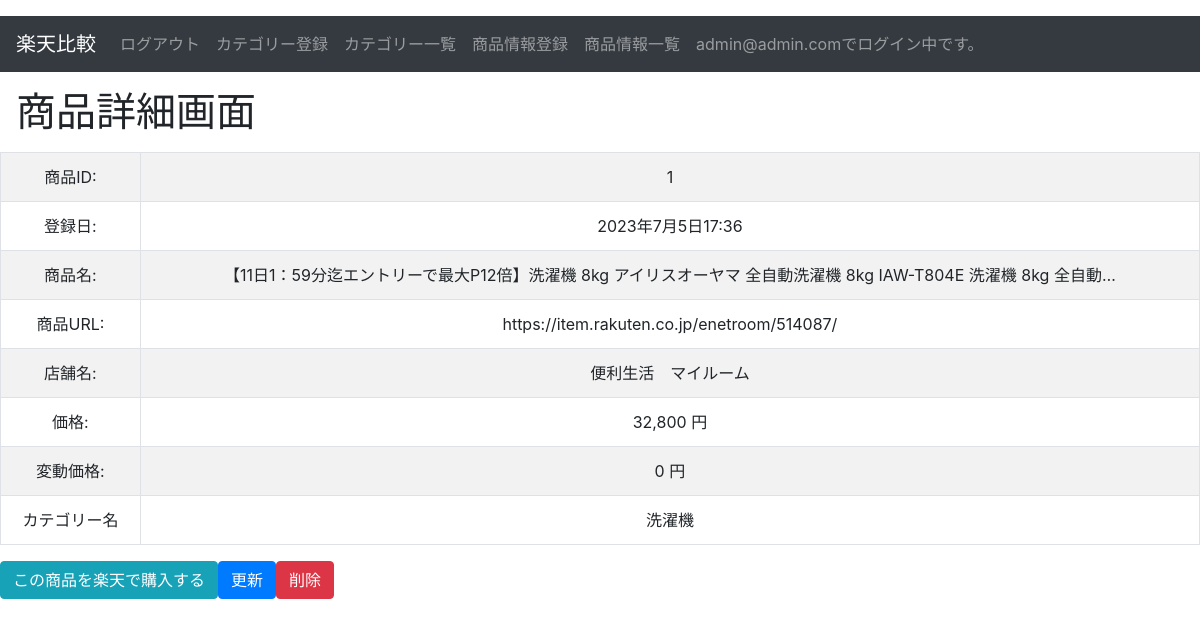
/rakuten/detail_product/1 (signed in), run on the app's committed database.
### rakuten/models.py (models this page shows, shortened)
class Users(AbstractBaseUser, PermissionsMixin):
    cretate_at = models.DateTimeField('登録日', auto_now_add=True)
    update_at = models.DateTimeField('更新日', auto_now=True)
    username = models.CharField(max_length=150)
    email = models.EmailField(max_length=255, unique=True)
    is_active = models.BooleanField(default=True)
    is_staff = models.BooleanField(default=True)
    USERNAME_FIELD = 'email'
    REQUIRED_FIELDS = ['username']
    objects = UserManager()

class Products(models.Model):
    cretate_at = models.DateTimeField('登録日', auto_now_add=True)
    update_at = models.DateTimeField('更新日', auto_now=True)
    name = models.CharField('商品名', max_length=100)
    url = models.URLField('商品URL')
    store = models.CharField('店舗名', max_length=100)
    price = models.IntegerField('価格')
    price_fluctuation = models.IntegerField('変動価格', blank=True)
    category = models.ForeignKey(
        Categories, on_delete=models.CASCADE,
    )
    user = models.ForeignKey(
        Users, on_delete=models.CASCADE,
    )
    class Meta:
        db_table = 'products'

class Categories(models.Model):
    cretate_at = models.DateTimeField('登録日', auto_now_add=True)
    update_at = models.DateTimeField('更新日', auto_now=True)
    name = models.CharField('カテゴリー', max_length=20)
    url = models.URLField('URL')
    user = models.ForeignKey(
        Users, on_delete=models.CASCADE,
    )
    class Meta:
        db_table = 'categories'
    def __str__(self):
        return self.name

### rakuten/views.py (the view)
# urls.py: path('detail_product/<int:pk>', ProductDetailView.as_view(), name='detail_product'),
class ProductDetailView(LoginRequiredMixin, DetailView):
    model = Products
    template_name = 'detail_product.html'

### rakuten/templates/detail_product.html (shortened to what this page needs)
<!doctype html>
{% extends "base.html" %}
{% load humanize %}
{% load static %}
{% block content %}
<body>
<div>
    <h1 class="my-3 ml-3">商品詳細画面</h1>
    <table class="table table-striped table table-bordered">
        <tbody align="center">
            <tr>
                <td>商品ID:</td>
                <td>{{ object.id }}</td>
            </tr>
            <tr>
                <td>登録日:</td>
                <td>{{ object.cretate_at }}</td>
            </tr>
            <tr>
                <td>商品名:</td>
                <td>{{ object.name }}</td>
            </tr>
            <tr>
                <td>商品URL:</td>
                <td>{{ object.url }}</td>
            </tr>
            <tr>
                <td>店舗名:</td>
                <td>{{ object.store }}</td>
            </tr>
            <tr>
                <td>価格:</td>
                <td>{{ object.price | intcomma }} 円</td>
            </tr>
            <tr>
                <td>変動価格:</td>
                <td>{{ object.price_fluctuation | intcomma }} 円</td>
            </tr>
            <tr>
                <td>カテゴリー名</td>
                <td>{{ object.category }}</td>
            </tr>
        </tbody>
    </table>
    <div class='btn-toolbar' role="toolbar">
        <p><a class="btn btn-info" href="{{object.url }}">この商品を楽天で購入する</a></p>
        <p><a class="btn btn-primary" href="{% url 'rakuten:update_product' object.id %}">更新</a></p>
        <p><a class="btn btn-danger" href="{% url 'rakuten:delete_product' object.id %}">削除</a></p>
    </div>
</div>
</body>
{% endblock %}

### rakuten/templates/base.html (shortened to what this page needs)
<!doctype html>
<html lang="ja">
<head>
    <link rel="stylesheet" href="https://stackpath.bootstrapcdn.com/bootstrap/4.1.3/css/bootstrap.min.css">
</head>
<body>
    <nav class="navbar navbar-expand-sm navbar-dark bg-dark mt-3 mb-3">
        <a class="navbar-brand" href="{% url 'rakuten:home' %}">楽天比較</a>
        <div class="collapse navbar-collapse">
            <ul class="navbar-nav">
                {% if user.is_authenticated %}
                    <li class="nav-item">
                        <a class="nav-link" href="{% url 'rakuten:user_logout' %}">ログアウト</a>
                    </li>
                    <li class="nav-item">
                        <a class="nav-link" href="{% url 'rakuten:category_form' %}">カテゴリー登録</a>
                    </li>
                    <li class="nav-item">
                        <a class="nav-link" href="{% url 'rakuten:category_list' %}">カテゴリー一覧</a>
                    </li>
                    <li class="nav-item">
                        <a class="nav-link" href="{% url 'rakuten:product_form' %}">商品情報登録</a>
                    </li>
                    <li class="nav-item">
                        <a class="nav-link" href="{% url 'rakuten:product_list' %}">商品情報一覧</a>
                    </li>
                    <li class="nav-item">
                        <a class="nav-link" href="{% url 'rakuten:product_list' %}">{{ user.get_username }}でログイン中です。</a>
                    </li>
                {% endif %}
            </ul>
        </div>
    </nav>
     {% block content %}{% endblock %}
</body>
</html>

### data on the page
Users: get_username "admin@admin.com"
Products: id "1", cretate_at "2023年7月5日17:36", name "【11日1：59分迄エントリーで最大P12倍】洗濯機 8kg アイリスオーヤマ 全自動洗濯機 8kg IAW-T804E 洗濯機 8kg 全自動…", url "https://item.rakuten.co.jp/enetroom/514087/", store "便利生活 マイルーム", price "32,800", price_fluctuation "0", category "洗濯機"
